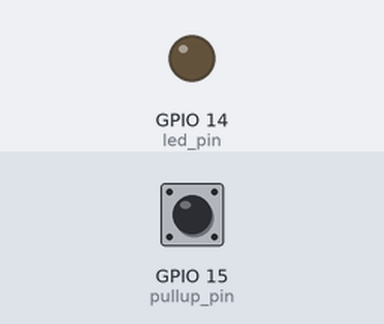
The program below on a simulated Raspberry Pi (BCM pin numbers). Shown: output pins drawn as LEDs (lit = HIGH). Dashed ring = blinking. The test bench sets the inputs (shaded band); at power-on: GPIO 15 (pullup_pin) HIGH. What the program prints to the terminal is not drawn.

Above: at 1.2 s.
1.3 s: GPIO 15 (pullup_pin) pulled LOW for 1 s
At 1.55 s:
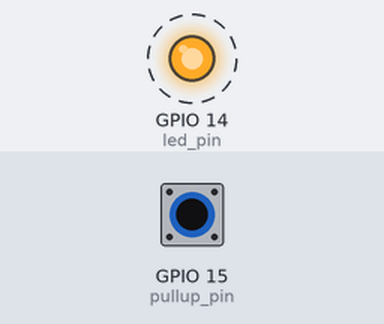
4.3 s: GPIO 15 (pullup_pin) pulled LOW for 3.2 s
At 7.9 s:
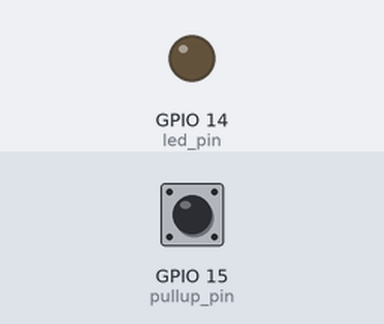
Timing chart, 0 to 9.4 s (numbered marks = the images above; inputs shaded):
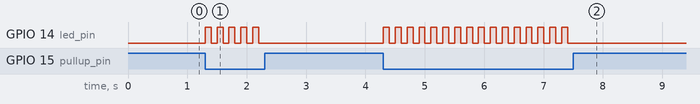

Measured:
- after the input at 1.3 s, GPIO 14 (led_pin): alternates HIGH for 0.10 s and LOW for 0.10 s, 10 changes in all, then stays LOW, starting at once
- after the input at 4.3 s, GPIO 14 (led_pin): alternates HIGH for 0.10 s and LOW for 0.10 s, 32 changes in all, then stays LOW, starting at once

The program:

toggle.py
```python
#!/usr/bin/env python
#-*- coding: utf-8 -*-

import RPi.GPIO as GPIO
import time

led_pin=14
pullup_pin=15
blink=False


def toggle(pin):
    global blink

    if blink:
        GPIO.output(pin, GPIO.LOW)
        blink=False
        print('LED 끄기')
    else:
        GPIO.output(pin, GPIO.HIGH)
        blink=True
        print('LED 켜기')

def main():
    GPIO.setwarnings(False)
    GPIO.setmode(GPIO.BCM)
    GPIO.setup(led_pin, GPIO.OUT, initial=GPIO.LOW)
    GPIO.setup(pullup_pin, GPIO.IN, pull_up_down=GPIO.PUD_UP)

    while True:
        if GPIO.input(pullup_pin) == GPIO.LOW:
            toggle(led_pin)

        time.sleep(0.1)

if __name__ == '__main__':
    try:
        main()
    except KeyboardInterrupt:
        pass
    except Exception, e:
        print str(e)
    finally:
        GPIO.cleanup()
```
